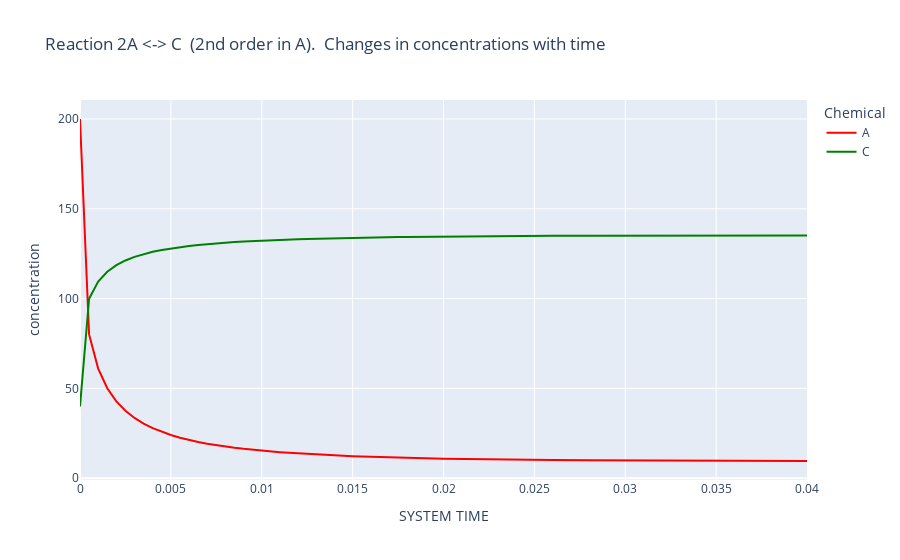

The notebook cell this image was saved under:
### Markdown cell above
## Plots of changes of concentration with time

### Code cell
dynamics.plot_curves(colors=['red', 'green'],
                     title="Reaction 2A <-> C  (2nd order in A).  Changes in concentrations with time")

### Figure 1 — Plotly figure (JSON) as saved in the notebook; plotly's stock layout.template omitted (floating-point values rounded to 4 significant figures)
{"data": [{"hovertemplate": "Chemical=A<br>SYSTEM TIME=%{x}<br>concentration=%{y}<extra></extra>", "legendgroup": "A", "line": {"color": "red", "dash": "solid"}, "marker": {"symbol": "circle"}, "mode": "lines", "name": "A", "orientation": "v", "showlegend": true, "type": "scatter", "x": [0, 0.0005, 0.001, 0.0015, 0.002, 0.0025, 0.003, 0.0035, 0.004, 0.0045, 0.005, 0.0055, 0.006, 0.0065, 0.007, 0.0075, 0.008, 0.0085, 0.009, 0.0095, 0.01, 0.0105, 0.011, 0.0115, 0.012, 0.0125, 0.013, 0.0135, 0.014, 0.0145, 0.015, 0.0155, 0.016, 0.0165, 0.017, 0.0175, 0.018, 0.02, 0.022, 0.024, 0.026, 0.028, 0.03, 0.032, 0.034, 0.036, 0.038, 0.04], "xaxis": "x", "y": [200, 80.08, 61.04, 50.08, 42.79, 37.53, 33.55, 30.42, 27.89, 25.81, 24.07, 22.58, 21.31, 20.21, 19.24, 18.39, 17.64, 16.97, 16.37, 15.83, 15.34, 14.9, 14.5, 14.13, 13.8, 13.49, 13.21, 12.96, 12.72, 12.5, 12.3, 12.12, 11.94, 11.78, 11.63, 11.5, 11.37, 10.89, 10.55, 10.29, 10.1, 9.953, 9.845, 9.762, 9.7, 9.652, 9.615, 9.587], "yaxis": "y"}, {"hovertemplate": "Chemical=C<br>SYSTEM TIME=%{x}<br>concentration=%{y}<extra></extra>", "legendgroup": "C", "line": {"color": "green", "dash": "solid"}, "marker": {"symbol": "circle"}, "mode": "lines", "name": "C", "orientation": "v", "showlegend": true, "type": "scatter", "x": [0, 0.0005, 0.001, 0.0015, 0.002, 0.0025, 0.003, 0.0035, 0.004, 0.0045, 0.005, 0.0055, 0.006, 0.0065, 0.007, 0.0075, 0.008, 0.0085, 0.009, 0.0095, 0.01, 0.0105, 0.011, 0.0115, 0.012, 0.0125, 0.013, 0.0135, 0.014, 0.0145, 0.015, 0.0155, 0.016, 0.0165, 0.017, 0.0175, 0.018, 0.02, 0.022, 0.024, 0.026, 0.028, 0.03, 0.032, 0.034, 0.036, 0.038, 0.04], "xaxis": "x", "y": [40, 99.96, 109.5, 115.0, 118.6, 121.2, 123.2, 124.8, 126.1, 127.1, 128.0, 128.7, 129.3, 129.9, 130.4, 130.8, 131.2, 131.5, 131.8, 132.1, 132.3, 132.6, 132.8, 132.9, 133.1, 133.3, 133.4, 133.5, 133.6, 133.7, 133.8, 133.9, 134.0, 134.1, 134.2, 134.3, 134.3, 134.6, 134.7, 134.9, 135.0, 135.0, 135.1, 135.1, 135.2, 135.2, 135.2, 135.2], "yaxis": "y"}], "layout": {"autosize": true, "legend": {"title": {"text": "Chemical"}, "tracegroupgap": 0}, "title": {"text": "Reaction 2A <-> C  (2nd order in A).  Changes in concentrations with time"}, "xaxis": {"anchor": "y", "autorange": true, "domain": [0, 1], "range": [0, 0.04], "title": {"text": "SYSTEM TIME"}, "type": "linear"}, "yaxis": {"anchor": "x", "autorange": true, "domain": [0, 1], "range": [-0.9911, 210.6], "title": {"text": "concentration"}, "type": "linear"}}}
